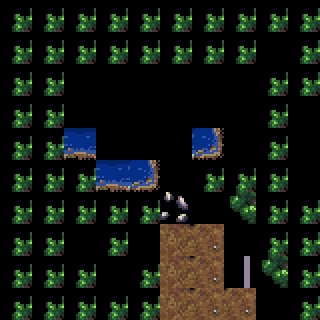

Below is a game level as drawn by its tile map, then a one-line description and the .tmx file that defines it, in full:
An orthogonal 10x10 tile map with 32x32 px tiles, 1 tile layer (floor) and 6 objects.

<map version="1.0" orientation="orthogonal" width="10" height="10" tilewidth="32" tileheight="32">
 <properties>
  <property name="tilesetName" value="town" />
 </properties>
 <tileset firstgid="1" source="../../tilesets/town.tsx" />
 <layer name="floor" width="10" height="10">
  <data encoding="csv">
114,114,114,114,114,114,114,114,114,114,
114,114,114,114,114,114,114,114,357,114,
114,114,253,254,254,254,254,255,114,114,
114,114,281,57,113,57,113,283,114,287,
114,114,309,225,57,226,310,311,114,315,
114,114,114,309,310,311,114,114,114,343,
114,114,114,114,114,146,147,148,114,114,
114,114,358,114,419,174,175,176,114,114,
114,114,114,419,114,174,175,92,148,114,
114,114,114,114,114,174,175,175,176,114
</data>
 </layer>
 <objectgroup name="collision" width="10" height="10">
  <object x="128" y="224" width="32" height="32" />
  <object x="64" y="64" width="192" height="96" />
  <object x="96" y="160" width="96" height="32" />
  <object x="96" y="256" width="32" height="32" />
 </objectgroup>
 <objectgroup name="exits" width="10" height="10">
  <object x="272" y="128" width="48" height="32">
   <properties>
    <property name="exit" value="outside2" />
   </properties>
  </object>
 </objectgroup>
 <objectgroup name="entrances" width="10" height="10">
  <object x="288" y="128" width="32" height="32">
   <properties>
    <property name="entrance" value="outside2" />
   </properties>
  </object>
 </objectgroup>
</map>